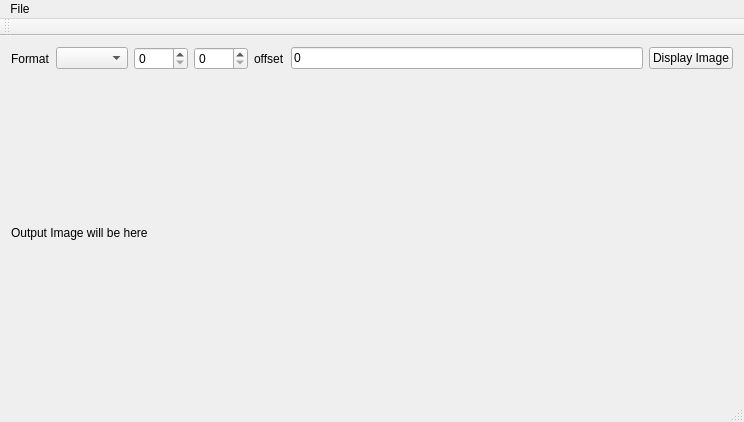
<?xml version="1.0" encoding="UTF-8"?>
<ui version="4.0">
 <class>MainWindow</class>
 <widget class="QMainWindow" name="MainWindow">
  <property name="geometry">
   <rect>
    <x>0</x>
    <y>0</y>
    <width>744</width>
    <height>422</height>
   </rect>
  </property>
  <property name="sizePolicy">
   <sizepolicy hsizetype="Expanding" vsizetype="Expanding">
    <horstretch>0</horstretch>
    <verstretch>0</verstretch>
   </sizepolicy>
  </property>
  <property name="windowTitle">
   <string>MainWindow</string>
  </property>
  <widget class="QWidget" name="centralWidget">
   <layout class="QGridLayout" name="gridLayout">
    <item row="0" column="0">
     <layout class="QVBoxLayout" name="verticalLayout">
      <property name="sizeConstraint">
       <enum>QLayout::SetDefaultConstraint</enum>
      </property>
      <item>
       <layout class="QHBoxLayout" name="controls">
        <item>
         <widget class="QLabel" name="fmtLabel">
          <property name="text">
           <string>Format</string>
          </property>
         </widget>
        </item>
        <item>
         <widget class="QComboBox" name="formatCombo"/>
        </item>
        <item>
         <widget class="QSpinBox" name="widthBox">
          <property name="maximum">
           <number>8192</number>
          </property>
         </widget>
        </item>
        <item>
         <widget class="QSpinBox" name="heightBox">
          <property name="maximum">
           <number>8192</number>
          </property>
         </widget>
        </item>
        <item>
         <widget class="QLabel" name="offsetLabel">
          <property name="text">
           <string>offset</string>
          </property>
         </widget>
        </item>
        <item>
         <widget class="QLineEdit" name="offsetLine">
          <property name="text">
           <string>0</string>
          </property>
          <property name="maxLength">
           <number>8</number>
          </property>
         </widget>
        </item>
        <item>
         <widget class="QPushButton" name="fireButton">
          <property name="text">
           <string>Display Image</string>
          </property>
         </widget>
        </item>
       </layout>
      </item>
      <item>
       <widget class="QLabel" name="thePicture">
        <property name="sizePolicy">
         <sizepolicy hsizetype="Expanding" vsizetype="Expanding">
          <horstretch>0</horstretch>
          <verstretch>0</verstretch>
         </sizepolicy>
        </property>
        <property name="text">
         <string>Output Image will be here</string>
        </property>
       </widget>
      </item>
     </layout>
    </item>
   </layout>
  </widget>
  <widget class="QMenuBar" name="menuBar">
   <property name="geometry">
    <rect>
     <x>0</x>
     <y>0</y>
     <width>744</width>
     <height>26</height>
    </rect>
   </property>
   <widget class="QMenu" name="menuFile">
    <property name="title">
     <string>File</string>
    </property>
    <addaction name="actionOpen"/>
    <addaction name="separator"/>
    <addaction name="actionQuit"/>
   </widget>
   <addaction name="menuFile"/>
  </widget>
  <widget class="QToolBar" name="mainToolBar">
   <attribute name="toolBarArea">
    <enum>TopToolBarArea</enum>
   </attribute>
   <attribute name="toolBarBreak">
    <bool>false</bool>
   </attribute>
  </widget>
  <widget class="QStatusBar" name="statusBar"/>
  <action name="actionOpen">
   <property name="text">
    <string>Open</string>
   </property>
  </action>
  <action name="actionQuit">
   <property name="text">
    <string>Quit</string>
   </property>
  </action>
 </widget>
 <layoutdefault spacing="6" margin="11"/>
 <resources/>
 <connections>
  <connection>
   <sender>actionQuit</sender>
   <signal>activated()</signal>
   <receiver>MainWindow</receiver>
   <slot>close()</slot>
   <hints>
    <hint type="sourcelabel">
     <x>-1</x>
     <y>-1</y>
    </hint>
    <hint type="destinationlabel">
     <x>371</x>
     <y>288</y>
    </hint>
   </hints>
  </connection>
 </connections>
</ui>
